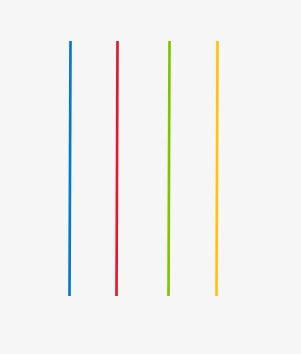
#> input picture vertical.jpg, 301 x 354 px; the run also reads 1 picture not shown here
$ python main.py
#> lines starting #> are read from the running program, lines starting #| are printed output that depends on the picture
# Python 3
# Aditya Sawant

# Imports
import numpy as np
import matplotlib.pyplot as plt
from skimage.io import imread, imshow
from skimage.color import rgb2hsv, rgb2gray, rgb2yuv
from skimage import color, exposure, transform
from skimage.exposure import equalize_hist

# Import Images
left = imread('vertical.jpg')
#> left is the input picture: shape (354, 301, 3); mean R, G, B 243.5, 243.1, 241.4
right = imread('horizontal.jpg')

# Show both Images
plt.imshow(left)
plt.show()
plt.imshow(right)
plt.show()

# Convert and show both Grayscaled Images
dark_image_grey_left = rgb2gray(left)
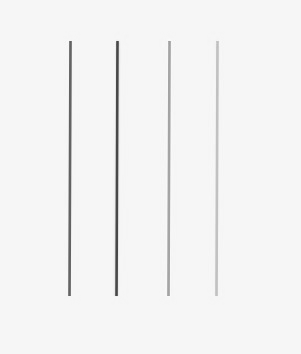
#> dark_image_grey_left: shape (354, 301) float64; min 0.271, max 0.99, mean 0.953
plt.figure(num=None, figsize=(8, 6), dpi=80)
plt.imshow(dark_image_grey_left, cmap='gray');
plt.show()

dark_image_grey_right = rgb2gray(right)
plt.figure(num=None, figsize=(8, 6), dpi=80)
plt.imshow(dark_image_grey_right, cmap='gray');
plt.show()

# Convert and show both Transformed Images
dark_image_grey_fourier_left = np.fft.fftshift(np.fft.fft2(left))
plt.figure(num=None, figsize=(8, 6), dpi=80)
plt.imshow(np.log(abs(dark_image_grey_fourier_left)), cmap='gray');
plt.show()
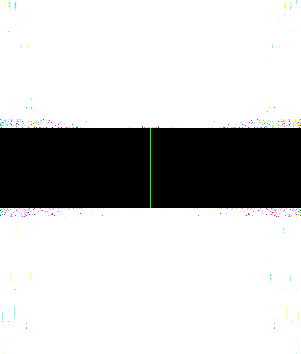
#> shown: shape (354, 301, 3) float64; mean R, G, B 0.773, 0.773, 0.773

dark_image_grey_fourier_right = np.fft.fftshift(np.fft.fft2(right))
plt.figure(num=None, figsize=(8, 6), dpi=80)
plt.imshow(np.log(abs(dark_image_grey_fourier_right)), cmap='gray');
plt.show()
